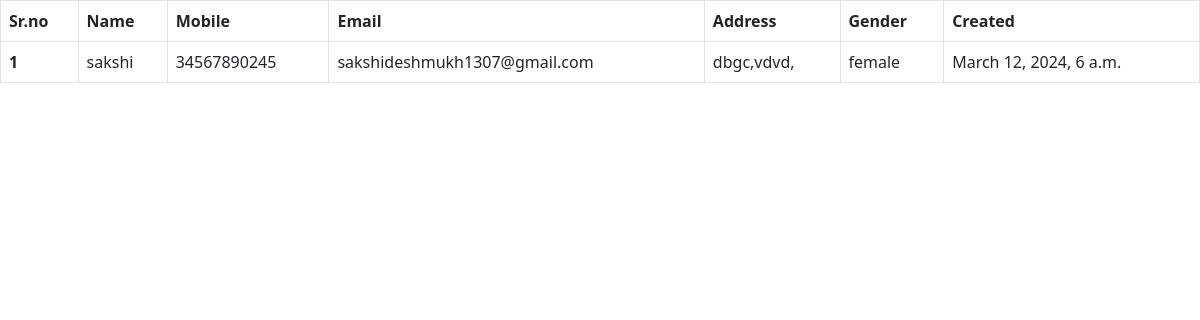
/staff/cust_data/, run on an earlier commit of the app's database.
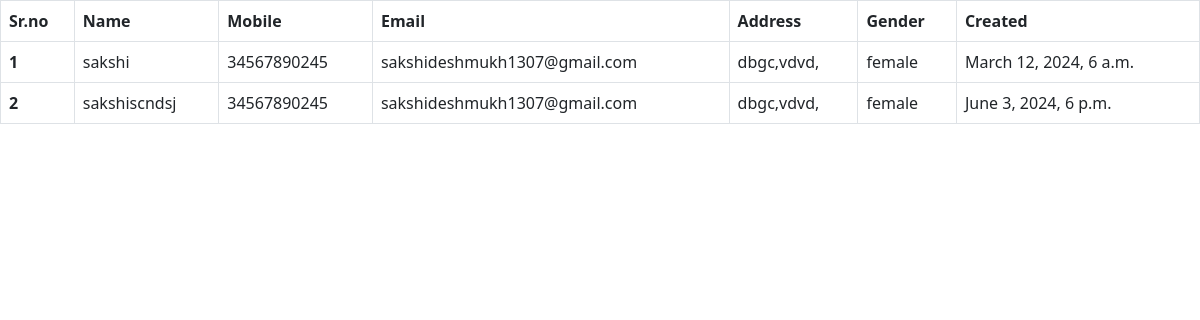
And on a later commit of the database.
### cust/models.py (models this page shows)
class customer(models.Model):
    user = models.OneToOneField(User, on_delete=models.CASCADE,null=True)
    name = models.CharField(max_length=50,null=True)
    mobile = models.IntegerField(null=True)
    email = models.EmailField(max_length=254,null=True)
    address = models.CharField(max_length=50,null=True)
    gender = models.CharField(max_length=50,null=True)
    created_at = models.DateTimeField(auto_now=False, auto_now_add=False,null=True)

### staff/views.py (the view)
# urls.py: path('cust_data/',cust_data,name='cust_data'),
def cust_data(request):
    s=customer.objects.all()
    return render(request,'staff/cust_data.html',{'cust':s})

### templates/staff/cust_data.html (shortened to what this page needs)
<!DOCTYPE html>
<html lang="en">
<head>
    <link href="https://cdn.jsdelivr.net/npm/bootstrap@5.0.2/dist/css/bootstrap.min.css" rel="stylesheet">
</head>
<body>
    <table class="table table-bordered">
            <thead>
              <tr>
                <th scope="col">Sr.no</th>
                <th scope="col">Name</th>
                <th scope="col">Mobile</th>
                <th scope="col">Email</th>
                <th scope="col">Address</th>
                <th scope="col">Gender</th>
                <th scope="col">Created</th>
              </tr>
            </thead>
            <tbody>
                {%for i in cust%}
                   <tr>
                    <th scope="row">{{i.id}}</th>
                    <td>{{i.name}}</td>
                    <td>{{i.mobile}}</td>
                    <td>{{i.email}}</td>
                    <td>{{i.address}}</td>
                    <td>{{i.gender}}</td>
                    <td>{{i.created_at}}</td>
                  </tr>
                {% endfor %}
            </tbody>
      </table>
</body>
</html>

What changed in the data, as far as the page shows it:
added customer: id "2", name "sakshiscndsj", mobile "34567890245", email "sakshideshmukh1307@gmail.com", address "dbgc,vdvd,", gender "female", created_at "June 3, 2024, 6 p.m."
